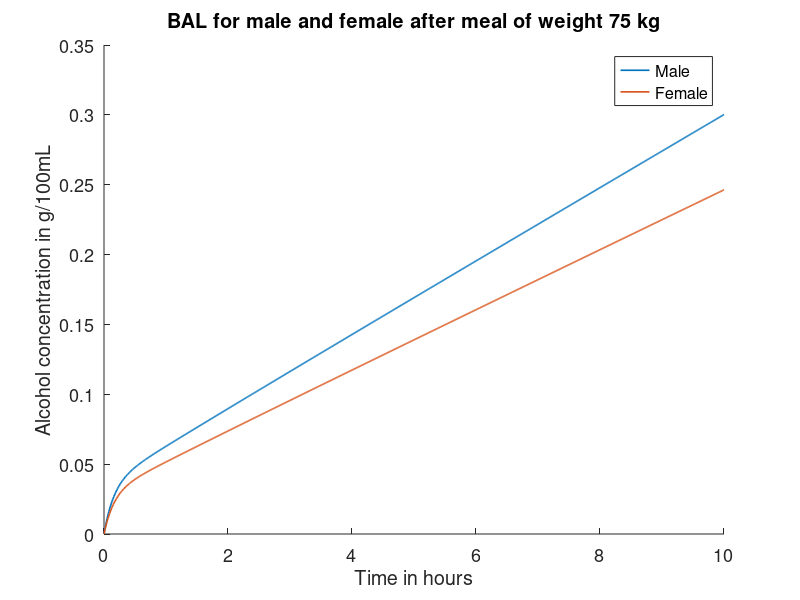

Write the MATLAB code that produced this figure.
close all;
clear all;
total = 10;set(gca,'fontsize',13)
hold on
dt = 0.01;
iter = total / dt + 1;
ws = 75;
for wi = 1 : 1
    w = ws;
    Cs = [0.67 * w, 0.82 * w];
    n = 3;
    k1 = 6;
    k2s = [k1, k1 / 2];
    M = 0.005;
    for ci = 1 : 2 
        C = Cs(ci);
        k3 = 8 / (10 * C);
        I = (14 * n) / (10 * C);
        for ki = 2 : 2
            k2 = k2s(ki);
            x = zeros(iter, 1);
            y = zeros(iter, 1);
            t = zeros(iter, 1);
            x(1) = I;
            for i = 2 : iter
                x(i) = x(i - 1) + dt * (I - k1 * x(i - 1));
                y(i) = y(i - 1) + dt * (k2 * x(i - 1) - (k3 * y(i - 1)) / (y(i - 1) + M));
                t(i) = t(i - 1) + dt;
            end;
            plot(t, y,'lineWidth',1.2)
            hold on;
        end;
    end;
end;
title('BAL for male and female after meal of weight 75 kg');
ylabel('Alcohol concentration in g/100mL')
            xlabel('Time in hours')
legend('Male', 'Female');